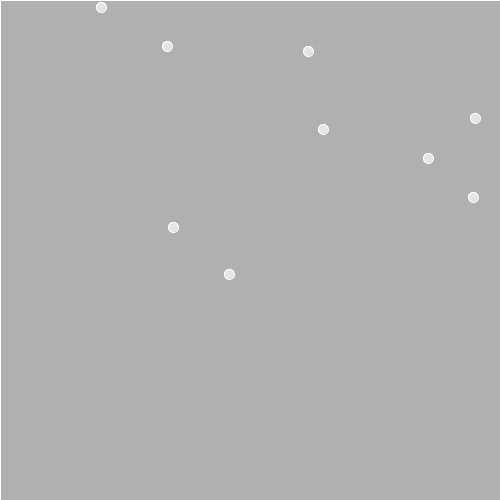
Frame 1 (no input)
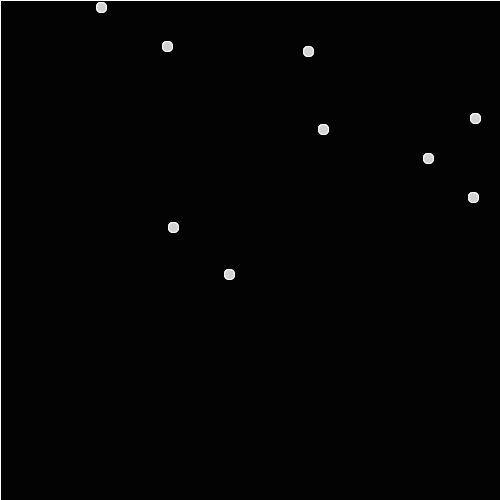
Frame 60 (the mouse pressed at the canvas centre just before this capture)
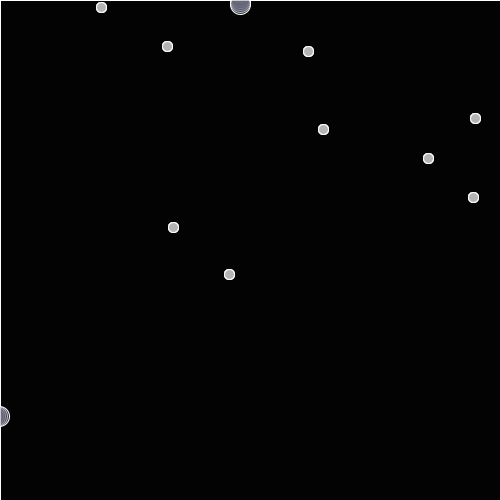
Frame 120 (the mouse held since frame 60 and released just before this capture)

The Processing sketch that drew these frames (run headless with seeded random() and noise(); from frame 60 on, the mouse is pressed at the canvas centre):

// Processing sketch: processing_70767
// ── processing_70767.pde

Comet[] comets;
int lineX1[];
int lineX2[];
int lineY1[];
int lineY2[];
int starX[];
int starY[];
int arrayCount;
int shading;
int touchstoneX;
int touchstoneY;
int prevTouchstoneX;
int prevTouchstoneY;
boolean activate;
boolean restart;

void setup() {
  size(500, 500);

  arrayCount = 0;
  activate = false;
  restart = false;

  comets = new Comet[4];
  lineX1 = new int[9001];
  lineX2 = new int[9001];
  lineY1 = new int[9001];
  lineY2 = new int[9001];
  starX = new int [9];
  starY = new int [9];

  touchstoneX = 0;
  touchstoneY = 0;

  for (int i = 0; i < starX.length; i++) {
    starX[i] = int(random (0, 500)); 
    starY[i] = int(random (0, 500));
  }

  comets[0] = new Comet(random(0, 500), random(750, 1250), 0, random (2, 4), -1);
  comets[1] = new Comet(random(0, 500), random(-250, -750), 0, random (2, 4), 1);
  comets[2] = new Comet(random(-250, -750), random(0, 500), random (2, 4), 0, 1);
  comets[3] = new Comet(random(750, 1250), random(0, 500), random(2, 4), 0, -1);
}

void draw() {
  stroke (255, 255, 255);
  fill(0, 0, 0, 35);
  rect(0, 0, 500, 500);

  fill(125, 125, 150, 100);
  for (int i = 0; i < comets.length; i++) {
    comets[i].update();
    comets[i].lineCheck();
  }

  int shading = int(random(150, 255));
  fill(shading, shading, shading);

  for (int i = 0; i < starX.length; i++) {
    ellipse (starX[i], starY[i], 10, 10);
  }

  for (int i = 0; i < starX.length; i++) {
    if (mouseX > (starX[i] - 5) && mouseX < (starX[i] + 5) && mouseY > (starY[i] - 5) && mouseY < (starY[i] + 5)) {
      if (activate == false) {
        touchstoneX = starX[i];
        touchstoneY = starY[i];
        activate = true;
      }
      else {
        prevTouchstoneX = touchstoneX;
        prevTouchstoneY = touchstoneY;
        touchstoneX = starX[i];
        touchstoneY = starY[i];
        lineX1[arrayCount] = prevTouchstoneX;
        lineY1[arrayCount] = prevTouchstoneY;
        lineX2[arrayCount] = starX[i];
        lineY2[arrayCount] = starY[i];
        arrayCount = arrayCount +1;
      } 
    }
  }

  for (int i = 0; i < lineX1.length; i++) {
    line(lineX1[i], lineY1[i], lineX2[i], lineY2[i]);
  }


  if (activate == true) {
    line(touchstoneX, touchstoneY, mouseX, mouseY);
  }

  if (keyPressed && key == ENTER) {
    restart = true;
  }

  if (restart == true) {
    fill (0, 0, 0);
    rect(0, 0, width, height);

    arrayCount = 0;
    activate = false;
    restart = false;

    touchstoneX = 0;
    touchstoneY = 0;

    for (int i = 0; i < starX.length; i++) {
      starX[i] = int(random (0, 500)); 
      starY[i] = int(random (0, 500));
    }

    comets[0] = new Comet(random(0, 500), random(750, 1250), 0, random (2, 4), -1);
    comets[1] = new Comet(random(0, 500), random(-250, -750), 0, random (2, 4), 1);
    comets[2] = new Comet(random(-250, -750), random(0, 500), random (2, 4), 0, 1);
    comets[3] = new Comet(random(750, 1250), random(0, 500), random(2, 4), 0, -1);

    for (int i = 0; i < lineX1.length; i++) {
      lineX1[i] = 0;
      lineX2[i] = 0;
      lineY1[i] = 0;
      lineY2[i] = 0;
    }
  }
}


class Comet {

  //Properties
  float x;
  float y;
  float velX;
  float velY;
  int posNeg;

  //Constructor
  Comet (float _x, float _y, float _velX, float _velY, int _posNeg) {
    this.x = _x;
    this.y = _y;
    this.posNeg = _posNeg;
    this.velX = _velX * posNeg;
    this.velY = _velY * posNeg;
    
  }



  //Functions
  void update() {
    ellipse(x, y, 20, 20);
    x = x + velX;
    y = y + velY;
    
    if(x > 1250 || x < -750){
       x = random (500, 750) * -posNeg; 
       y = random (0, 500) * -posNeg;
       velX = random(2, 4) * posNeg;
    }
    
    if(y > 1250 || y < -750){
      y = random (500, 750) * -posNeg;
      x = random (0, 500) * -posNeg;
      velY = random (2, 4) * posNeg;
    }
  }
  
  void lineCheck(){
    for (int i = 0; i < lineX1.length; i++) {
      if(x > (lineX1[i] - 1) && x < (lineX2[i] + 1) && y > (lineY1[i] - 1) && y < (lineY2[i] + 1)){
        lineX1[i] = 0;
        lineX2[i] = 0;
        lineY1[i] = 0;
        lineY2[i] = 0;
        fill(255, 255, 0, 150);
        rect(0, 0, width, height);
      }
      if(x > (lineX1[i] - 1) && x < (lineX2[i] + 1) && y > (lineY2[i] - 1) && y < (lineY1[i] + 1)){
        lineX1[i] = 0;
        lineX2[i] = 0;
        lineY1[i] = 0;
        lineY2[i] = 0;
        fill(255, 255, 0, 150);
        rect(0, 0, width, height);
      }
      if(x > (lineX2[i] - 1) && x < (lineX1[i] + 1) && y > (lineY1[i] - 1) && y < (lineY2[i] + 1)){
        lineX1[i] = 0;
        lineX2[i] = 0;
        lineY1[i] = 0;
        lineY2[i] = 0;
        fill(255, 255, 0, 150);
        rect(0, 0, width, height);
      }
      if(x > (lineX2[i] - 1) && x < (lineX1[i] + 1) && y > (lineY2[i] - 1) && y < (lineY1[i] + 1)){
        lineX1[i] = 0;
        lineX2[i] = 0;
        lineY1[i] = 0;
        lineY2[i] = 0;
        fill(255, 255, 0, 150);
        rect(0, 0, width, height);
      }
    }
  }
}
